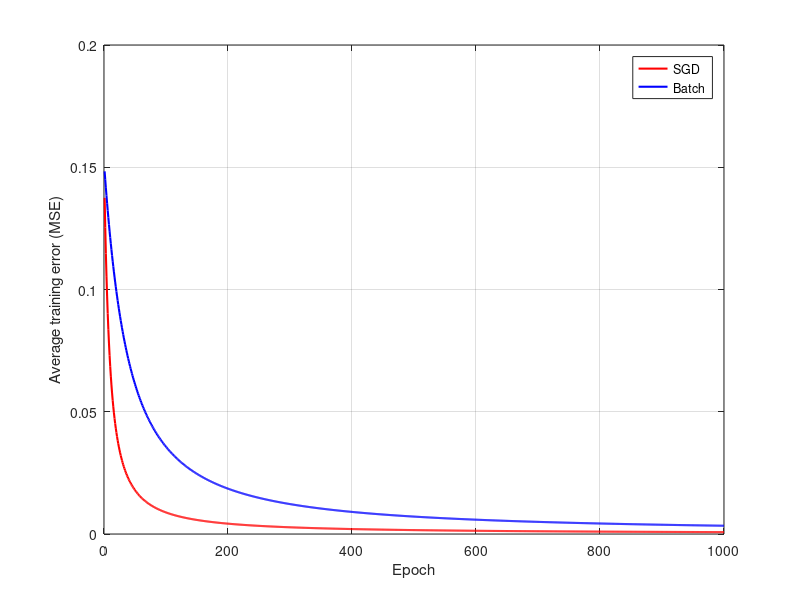

Write the MATLAB code that produced this figure.
clear all; clc;

function y = Sigmoid(x)
    y = 1 / (1 + exp(-x));
end

function W = DeltaSGDf(W , X , D)

    alpha = 0.9;
    N = size(X,1);

    for k = 1:N
        
        x = X(k,:)'; 
        d = D(k);

        v = W * x;
        y = Sigmoid(v);

        e = d - y;
        delta = y * (1 - y) * e;

        dW = alpha * delta * x';

        W = W + dW; 

    end
end

function W = DeltaBatchf(W , X, D)
    alpha = 0.9;
    dWsum = zeros(1, 3);

    N = size(X, 1);
    for k = 1:N
        x = X(k, :)';     
        d = D(k);          

        v = W * x;         
        y = Sigmoid(v);

        e = d - y;
        delta = y * (1 - y) * e;

        dW = alpha * delta * x';  

        dWsum = dWsum + dW;
    end

    dWavg = dWsum / N;
    W = W + dWavg;          
end

X = [0 0 1;
     0 1 1;
     1 0 1;
     1 1 1];

D = [0; 0; 1; 1];

N = size(X,1);

E_sgd   = zeros(1000, 1);
E_batch = zeros(1000, 1);

W_sgd   = 2*rand(1,3) - 1;
W_batch = W_sgd;

for epoch = 1:1000

    W_sgd   = DeltaSGDf(W_sgd , X, D);
    W_batch = DeltaBatchf(W_batch, X, D);

    es1 = 0;
    es2 = 0;

    for k = 1:N
        x = X(k,:)';    
        d = D(k);

        y1 = Sigmoid(W_sgd   * x);
        es1 = es1 + (d - y1)^2;

        y2 = Sigmoid(W_batch * x);
        es2 = es2 + (d - y2)^2;
    end

    E_sgd(epoch)   = es1 / N;
    E_batch(epoch) = es2 / N;
end

figure;
plot(E_sgd,   'r', 'LineWidth', 1.5); hold on;
plot(E_batch, 'b', 'LineWidth', 1.5);
grid on;
xlabel('Epoch');
ylabel('Average training error (MSE)');
legend('SGD', 'Batch', 'Location', 'northeast');
